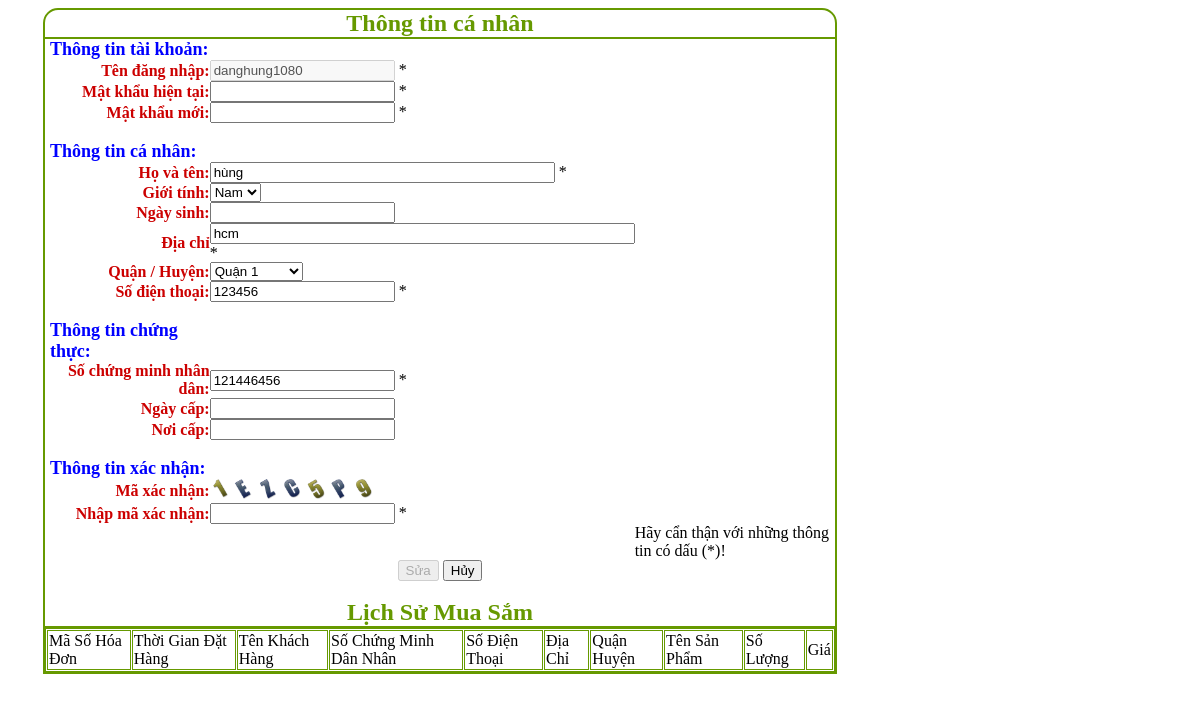
Screenshot of /thongtincanhan.php?idUser=8 with the database file from the repository.
### tables this page shows
CREATE TABLE IF NOT EXISTS `users` (
  `idUser` int(255) NOT NULL AUTO_INCREMENT,
  `TenDangNhap` varchar(30) NOT NULL,
  `MatKhau` varchar(30) NOT NULL,
  `HoVaTen` varchar(50) NOT NULL,
  `GioiTinh` varchar(5) DEFAULT NULL,
  `NgaySinh` varchar(20) DEFAULT NULL,
  `DiaChi` varchar(100) NOT NULL,
  `TinhThanh` varchar(20) DEFAULT NULL,
  `SoDT` varchar(20) NOT NULL,
  `SoCMND` varchar(20) NOT NULL,
  `NgayCapCMND` varchar(20) DEFAULT NULL,
  `NoiCapCMND` varchar(100) DEFAULT NULL,
  `PhanQuyen` int(11) NOT NULL DEFAULT '0',
  PRIMARY KEY (`idUser`)
);

CREATE TABLE IF NOT EXISTS `quanhuyen` (
  `idQH` int(255) NOT NULL AUTO_INCREMENT,
  `TenQuanHuyen` varchar(20) NOT NULL,
  PRIMARY KEY (`idQH`)
);

### thongtincanhan.php (the view, shortened to what this page needs)
<?php
$chuoi= array('A','B','C','D','E','F','G','H','I','J','K','L','M','N','O','P','Q','R','S','T','U','V','W','X','Y','Z','0','1','2','3','4','5','6','7','8','9');
$tam=count ($chuoi)-1;
?>
<!DOCTYPE html PUBLIC "-//W3C//DTD XHTML 1.0 Transitional//EN" "http://www.w3.org/TR/xhtml1/DTD/xhtml1-transitional.dtd">
<html xmlns="http://www.w3.org/1999/xhtml">
<head>
</head>
<body>
<div id="dangky">
	<div id="namedangky">Thông tin cá nhân</div>
    <div id="contentdangky">
    <form id="formdangky" name="formdangky" method="post" action="xuly_dangky.php" onsubmit="return kiemtradangky(an1, an2, an3, an4, an5, an6, an7, an8)" >
    <?php
	if (isset ($_GET['idUser']))
	{
		$idUser=$_GET['idUser'];
	}
	$sluser="select * from users where idUser='$idUser'";
	$qruser=mysql_query($sluser);
	if ($rowuser=mysql_fetch_array($qruser))
	{
	?>
    <table width="790" border="0" cellspacing="0" cellpadding="0">
  <tr>
    <td width="205" class="muclon">Thông tin tài khoản:</td>
    <td width="316">&nbsp;</td>
    <td width="269">&nbsp;</td>
  </tr>
  <tr>
    <td align="right" class="mucnho">Tên đăng nhập:</td>
    <td><input type="text" name="tendangnhap" id="tendangnhap" maxlength="22" disabled="disabled" value="<?php echo $rowuser['TenDangNhap']; ?>" /><input type="hidden" id="an1" name="an1" />
    *</td>
    <td><div id="ketquatendangnhap"></div></td>
  </tr>
  <tr>
    <td align="right" class="mucnho">Mật khẩu hiện tại:</td><input type="hidden" name="an9" id="an9" value="<?php echo $rowuser['MatKhau']; ?>" />
    <td><input type="password" name="matkhau" id="matkhau" onblur="kiemtramatkhaucu(this.value,an9.value)" /><input type="hidden" id="an2" name="an2" />
    *</td>
    <td><div id="ketquamatkhau"></div></td>
  </tr>
  <tr>
    <td align="right" class="mucnho">Mật khẩu mới:</td>
    <td><input type="password" name="nhaplaimatkhau" id="nhaplaimatkhau" onblur="ktmatkhaumoi(this.value)" /><input type="hidden" id="an3" name="an3" />
    *</td>
    <td><div id="ketquanhaplaimk"></div></td>
  </tr>
  <tr>
    <td>&nbsp;</td>
    <td>&nbsp;</td>
    <td>&nbsp;</td>
  </tr>
  <tr>
    <td class="muclon">Thông tin cá nhân:</td>
    <td>&nbsp;</td>
    <td>&nbsp;</td>
  </tr>
  <tr>
    <td align="right" class="mucnho">Họ và tên:</td>
    <td><input name="hovaten" type="text" id="hovaten" size="40" onblur="kiemtrahovaten(this.value)" value="<?php echo $rowuser['HoVaTen']; ?>" /><input type="hidden" id="an4" name="an4" />
    *</td>
    <td><div id="ketquahovaten"></div></td>
  </tr>
  <tr>
    <td align="right" class="mucnho">Giới tính:</td>
    <td><select name="gioitinh" id="gioitinh">
    <option value="Nam" <?php if ($rowuser['GioiTinh']=="Nam") echo "selected='selected'"; ?>>Nam</option>
    </select></td>
    <td>&nbsp;</td>
  </tr>
  <tr>
    <td align="right" class="mucnho">Ngày sinh:</td>
    <td><input type="text" name="ngaysinh" id="ngaysinh" value="<?php echo $rowuser['NgaySinh']; ?>" /></td>
    <td>&nbsp;</td>
  </tr>
  <tr>
    <td align="right" class="mucnho">Địa chỉ</td>
    <td><input name="diachi" type="text" id="diachi" size="50" onblur="kiemtradiachi(this.value)" value="<?php echo $rowuser['DiaChi']; ?>" /><input type="hidden" id="an5" name="an5" />*</td>
    <td><div id="ketquadiachi"></div></td>
  </tr>
  <tr>
    <td align="right" class="mucnho">Quận / Huyện:</td>
    <td><select name="tinhthanhpho" id="tinhthanhpho">
    <?php
	$slqh="select * from quanhuyen";
	$qrqh=mysql_query($slqh);
	while ($rowqh=mysql_fetch_array($qrqh))
	{
	?>
    <option value="<?php echo $rowqh['TenQuanHuyen']; ?>" <?php if ($rowuser['TinhThanh']==$rowqh['TenQuanHuyen']) echo "selected='selected'" ?>><?php echo $rowqh['TenQuanHuyen']; ?></option>
    <?php
	}
	?>
    </select></td>
    <td>&nbsp;</td>
  </tr>
  <tr>
    <td align="right" class="mucnho">Số điện thoại:</td>
    <td><input type="text" name="sodienthoai" id="sodienthoai" onblur="kiemtradienthoai(this.value)" value="<?php echo $rowuser['SoDT'] ?>" /><input type="hidden" id="an6" name="an6" />
    *</td>
    <td><div id="ketquadienthoai"></div></td>
  </tr>
  <tr>
    <td>&nbsp;</td>
    <td>&nbsp;</td>
    <td>&nbsp;</td>
  </tr>
  <tr>
    <td class="muclon">Thông tin chứng thực:</td>
    <td>&nbsp;</td>
    <td>&nbsp;</td>
  </tr>
  <tr>
    <td align="right" class="mucnho">Số chứng minh nhân dân:</td>
    <td><input type="text" name="socmnd" id="socmnd" onblur="kiemtracmnd(this.value)" value="<?php echo $rowuser['SoCMND']; ?>" /><input type="hidden" id="an7" name="an7" />
    *</td>
    <td><div id="ketquacmnd"></div></td>
  </tr>
  <tr>
    <td align="right" class="mucnho">Ngày cấp:</td>
    <td><input type="text" name="ngaycapcmnd" id="ngaycapcmnd" value="<?php echo $rowuser['NgayCapCMND']; ?>" /></td>
    <td>&nbsp;</td>
  </tr>
  <tr>
    <td align="right" class="mucnho">Nơi cấp:</td>
    <td><input type="text" name="noicapcmnd" id="noicapcmnd" <?php echo $rowuser['NoiCapCMND']; ?>/></td>
    <td>&nbsp;</td>
  </tr>
  <tr>
    <td>&nbsp;</td>
    <td>&nbsp;</td>
    <td>&nbsp;</td>
  </tr>
  <tr>
    <td class="muclon">Thông tin xác nhận:</td>
    <td>&nbsp;</td>
    <td>&nbsp;</td>
  </tr>
  <tr>
    <td class="mucnho" align="right">Mã xác nhận:</td>
    <td>
    <?php
	for ($k=0;$k<=6;$k++)
		{
			$vitri=rand(0,$tam);
			$ketquachuoi=$chuoi[$vitri];
	?>
            <img src="images_maxacnhan/<?php echo $ketquachuoi; ?>.png" width="20" />
    <?php
	}
	?>
    </td>
    <td></td>
  </tr>
  <tr>
    <td class="mucnho" align="right">Nhập mã xác nhận:</td>
    <td><input type="text" name="maxacnhan" id="maxacnhan" onblur="kiemtramaxacnhan(document.formdangky.hiddenmxn.value,this.value)" /><input type="hidden" id="an8" name="an8" />
      *</td>
    <td><div id="ketquamaxacnhan"></div></td>
  </tr>
  <tr>
    <td>&nbsp;</td>
    <td>&nbsp;</td>
    <td>Hãy cẩn thận với những thông tin có dấu (*)!</td>
  </tr>
  <tr>
    <td colspan="3" align="center">
      <input type="submit" name="butdangky" id="butdangky" value="Sửa" disabled="disabled" />
      <input type="reset" name="butcancel" id="butcancel" value="Hủy" /></td>
    </tr>
</table>
<?php
	}
?>
</form>
    </div>
    <br />
<div id="namelichsumuasam">Lịch Sử Mua Sắm</div>
    <div id="contentlichsumuasam">
    <table width="790" border="1" cellpadding="1" cellspacing="1" bordercolor="#669900">
    <tr>
    	<td>Mã Số Hóa Đơn</td>
        <td>Thời Gian Đặt Hàng</td>
        <td>Tên Khách Hàng</td>
        <td>Số Chứng Minh Dân Nhân</td>
        <td>Số Điện Thoại</td>
        <td>Địa Chỉ</td>
        <td>Quận Huyện</td>
        <td>Tên Sản Phẩm</td>
        <td>Số Lượng</td>
        <td>Giá</td>
    </tr>
	</table>
    </div>
</div>
</body>
</html>

### thongtincanhan.php (style rules this page uses)
#namedangky { width: 100%; border-bottom-width: 2px; border-bottom-style: solid; border-bottom-color: #690; font-size: 24px; font-weight: bolder; text-align: center; color: #690; }
#contentdangky { width: 100%; }
.muclon { font-size: 18px; font-weight: bolder; color: #00F; padding-left: 5px; }
.mucnho { font-weight: bolder; color: #C00; }
#namelichsumuasam { width: 100%; border-bottom-width: 2px; border-bottom-style: solid; border-bottom-color: #690; font-size: 24px; font-weight: bolder; text-align: center; color: #690; }
#contentlichsumuasam { width: 100%; }

### rows the page displays
users: tendangnhap "danghung1080", hovaten "hùng", gioitinh "Nam", diachi "hcm", tinhthanhpho "Quận 1", sodienthoai "123456", socmnd "121446456"
